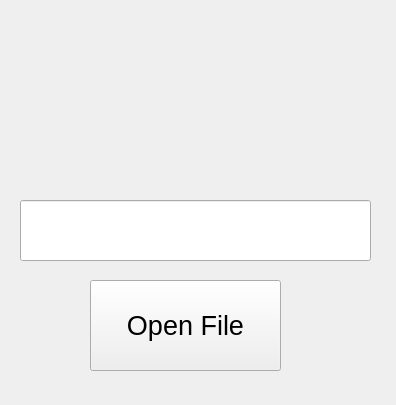
<?xml version="1.0" encoding="UTF-8"?>
<ui version="4.0">
 <class>MainWindow</class>
 <widget class="QMainWindow" name="MainWindow">
  <property name="geometry">
   <rect>
    <x>0</x>
    <y>0</y>
    <width>396</width>
    <height>405</height>
   </rect>
  </property>
  <property name="windowTitle">
   <string>Form1</string>
  </property>
  <widget class="QWidget" name="centralwidget">
   <widget class="QPushButton" name="pushButton">
    <property name="geometry">
     <rect>
      <x>90</x>
      <y>280</y>
      <width>191</width>
      <height>91</height>
     </rect>
    </property>
    <property name="font">
     <font>
      <pointsize>20</pointsize>
     </font>
    </property>
    <property name="text">
     <string>Open File</string>
    </property>
   </widget>
   <widget class="QLabel" name="label">
    <property name="geometry">
     <rect>
      <x>110</x>
      <y>30</y>
      <width>171</width>
      <height>131</height>
     </rect>
    </property>
    <property name="text">
     <string>&lt;html&gt;&lt;head/&gt;&lt;body&gt;&lt;p&gt;&lt;img src=&quot;:/Icones/licq-2.ico&quot;/&gt;&lt;img src=&quot;:/Icones/distributions-lea_linux.png&quot;/&gt;&lt;/p&gt;&lt;/body&gt;&lt;/html&gt;</string>
    </property>
   </widget>
   <widget class="QLineEdit" name="lineEdit">
    <property name="geometry">
     <rect>
      <x>20</x>
      <y>200</y>
      <width>351</width>
      <height>61</height>
     </rect>
    </property>
    <property name="font">
     <font>
      <pointsize>30</pointsize>
     </font>
    </property>
   </widget>
  </widget>
 </widget>
 <resources>
  <include location="Resource.qrc"/>
 </resources>
 <connections>
  <connection>
   <sender>pushButton</sender>
   <signal>clicked()</signal>
   <receiver>MainWindow</receiver>
   <slot>OpenDialog()</slot>
   <hints>
    <hint type="sourcelabel">
     <x>168</x>
     <y>232</y>
    </hint>
    <hint type="destinationlabel">
     <x>269</x>
     <y>280</y>
    </hint>
   </hints>
  </connection>
 </connections>
 <slots>
  <slot>OpenDialog()</slot>
  <slot>LowContrast()</slot>
  <slot>HightContrast()</slot>
 </slots>
</ui>
